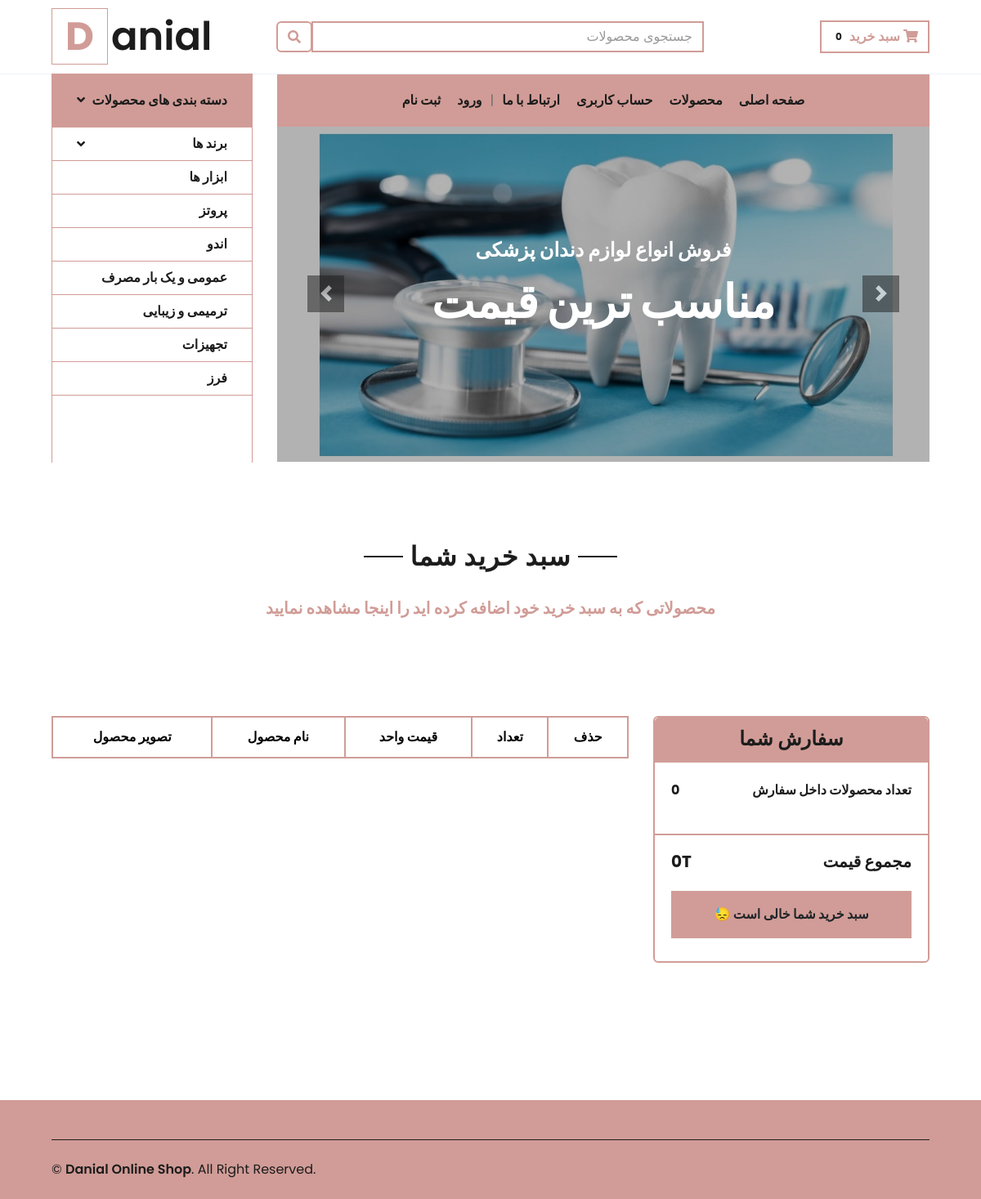
Page /cart/ on the committed database.
### main/models.py (models this page shows, shortened)
class Category(models.Model):
    name = models.CharField(max_length=100)
    class Meta:
        verbose_name = "دسته بندی"
        verbose_name_plural = "دسته بندی ها"

### shoppingcart/views.py (the view)
# urls.py: path('', views.cart_summary, name='cart_summary'),
def cart_summary(request):
    cart = Cart(request)
    cart_products = cart.get_prods()
    quantities = cart.get_quants()
    total_price = cart.get_total()
    info = {
        'products':cart_products,
        'quantities':quantities,
        'total_price':total_price
    }
    return render(request, 'cart_summary.html', info)

### main/context_processors.py (called while the page is built)
def categories(request):
    all_cats = Category.objects.all()
    info = {'categories':all_cats}
    return info

def brands(request):
    all_brands = Brand.objects.all()
    info = {'brands':all_brands}
    return info

def cart(request):
    return {'cart':Cart(request)}

### main/templatetags/my_filters.py (called while the page is built)
@register.filter
def my_intcomma(value):
    try:
        value = float(value)
    except (ValueError, TypeError):
        return value
    if value.is_integer():
        value = int(value)
    return f"{value:,}"

### shoppingcart/cart.py (called while the page is built, shortened)
    def __len__(self):
        return len(self.cart)

    def get_prods(self):
        product_ids = self.cart.keys()
        products = Product.objects.filter(id__in=product_ids)
        return products

    def get_quants(self):
        quantities = self.cart
        return quantities

    def get_total(self):
        product_ids = self.cart.keys()
        products = Product.objects.filter(id__in=product_ids)
        total=0
        return total

### shoppingcart/templates/cart_summary.html (shortened to what this page needs)
{% extends 'base.html' %}
{% load static %}
{% load humanize %}
{% load my_filters %}
{% block content %}
<main>
    <body>
        <div class="container-fluid pt-5">
            <div class="text-center mb-4">
                <h2 class="section-title px-5"><span class="px-2">سبد خرید شما</span></h2>
            </div>
            <div class="text-center mb-4">
                <h5 class="text-primary"><span class="px-2"><strong>محصولاتی که به سبد خرید خود اضافه کرده اید را اینجا مشاهده نمایید</strong></span></h5>
            </div>
        </div>
        <br><br>
        <div class="container-fluid pt-5">
            <div class="row px-xl-5">
                <div class="col-lg-8 table-responsive mb-5">
                    <table class="table table-bordered text-center mb-0">
                        <thead class="bg-secondary text-dark">
                            <tr>
                                <th class="border-primary border-2">تصویر محصول</th>
                                <th class="border-primary border-2">نام محصول</th>
                                <th class="border-primary border-2">قیمت واحد</th>
                                <th class="border-primary border-2">تعداد</th>
                                <th class="border-primary border-2">حذف</th>
                            </tr>
                        </thead>
                    </table>
                </div>
                <div class="col-lg-4">
                    <div class="card border-primary border-2 mb-5">
                        <div class="card-header bg-primary border-primary border-2 text-center">
                            <h4 class="font-weight-semi-bold m-0">سفارش شما</h4>
                        </div>
                        <div class="card-body">
                            <div class="d-flex justify-content-between mb-3 pt-1" dir="rtl">
                                <h6 class="font-weight-medium"><strong>تعداد محصولات داخل سفارش</strong></h6>
                                <h6 class="font-weight-medium"><strong>{{ cart|length }}</strong></h6>
                            </div>
                        </div>
                        <div class="card-footer border-primary border-2 bg-transparent">
                            <div class="d-flex justify-content-between mt-2" dir="rtl">
                                <h5 class="font-weight-bold">مجموع قیمت</h5>
                                <h5 class="font-weight-bold">{{ total_price|my_intcomma }}T</h5>
                            </div>
                            {% if products %}
                            <a href="{% url 'cart_finalcheck' %}" class="btn btn-block btn-primary my-3 py-3 border-primary border-3"><strong>تایید نهایی</strong></a>
                            {% else %}
                            <h6 class="btn btn-block btn-primary my-3 py-3" dir="rtl"><strong>سبد خرید شما خالی است &#128531;</strong></h6>
                            {% endif %}
                        </div>
                    </div>
                </div>
            </div>
        </div>
         <br><br><br>
    </body>
</main>
{% endblock %}

### main/templates/base.html (shortened to what this page needs)
{% load static %}
<!DOCTYPE html>
<html lang="en">
<head>
    <link href="https://cdn.jsdelivr.net/npm/bootstrap@5.3.8/dist/css/bootstrap.min.css" rel="stylesheet">
    <link href="https://cdnjs.cloudflare.com/ajax/libs/font-awesome/5.10.0/css/all.min.css" rel="stylesheet">
    <link href="{% static 'lib/owlcarousel/assets/owl.carousel.min.css' %}" rel="stylesheet">
    <link href="{% static 'css/style.css' %}" rel="stylesheet">
</head>
<body class="bg-light">
    <div class="container-fluid">
        <div class="row align-items-center py-3 px-xl-5">
            <div class="col-lg-3 d-none d-lg-block">
                <a href="" class="text-decoration-none">
                    <h1 class="m-0 display-5 font-weight-semi-bold"><span class="text-primary font-weight-bold border-primary border px-3 mr-1">D</span>anial</h1>
                </a>
            </div>
            <div class="col-lg-6 col-6 text-left" dir="rtl">
                <form action="{% url 'search_products' %}" method="POST">
                    <div class="input-group">
                        <input type="text" class="form-control border-primary border-2" placeholder="جستجوی محصولات" name="searched">
                        <div class="input-group-append">
                            <button type="submit" class="input-group-text bg-transparent text-primary border-primary border-2">
                                <i class="fa fa-search"></i>
                            </button>
                        </div>
                    </div>
                </form>
            </div>
            <div class="col-lg-3 col-6 text-right" dir="rtl">
                <a href="{% url 'cart_summary' %}" class="btn border-primary border-2">
                    <i class="fas fa-shopping-cart text-primary"><strong>  سبد خرید</strong></i>
                    <span class="badge text-dark">{{ cart|length }}</span>
                </a>
            </div>
        </div>
    </div>
    <div class="container-fluid mb-5">
        <div class="row border-top px-xl-5">
            <div class="col-lg-3 d-none d-lg-block" dir="rtl">
                <a class="btn shadow-none d-flex align-items-center justify-content-between bg-primary text-white w-100" data-toggle="collapse" href="#navbar-vertical" style="height: 65px; margin-top: -1px; padding: 0 30px;">
                    <h6 class="m-0"><strong>دسته بندی های محصولات</strong></h6>
                    <i class="fa fa-angle-down text-dark"></i>
                </a>
                <nav class="collapse show navbar navbar-vertical navbar-light align-items-start p-0 border border-primary border-bottom-0" id="navbar-vertical">
                    <div class="navbar-nav w-100 overflow-hidden text-right" style="height: 410px" >
                        <div class="nav-item dropdown ">
                            <a href="#" class="nav-link border-primary" data-toggle="dropdown">
                                <i class="fa fa-angle-down float-left mt-1 fa"></i>
                                <strong>برند ها</strong>
                            </a>
                        </div>
                        {% for cat in categories %}
                           <a href="{% url 'category' cat.name %}" class="nav-item nav-link border-primary"><strong>{{ cat.name }}</strong></a>
                        {% endfor %}
                    </div>
                </nav>
            </div>
            <div class="col-lg-9">
                <nav class="navbar navbar-expand-lg bg-light navbar-light py-3 py-lg-0 px-0" dir="rtl">
                    <div class=" collapse navbar-collapse justify-content-between bg-primary w-100 " id="navbarCollapse">
                        <div class="navbar-nav mr-auto py-0">
                            <a href="{% url 'home' %}" class="nav-item nav-link bg-primary"><strong>صفحه اصلی</strong></a>
                            <a href="{% url 'products' %}" class="nav-item nav-link bg-primary"><strong>محصولات</strong></a>
                            <a href="{% url 'profile_user' %}" class="nav-item nav-link bg-primary"><strong>حساب کاربری</strong></a>
                            <a href="{% url 'contactus' %}" class="nav-item nav-link bg-primary"><strong>ارتباط با ما</strong></a>
                        </div>
                        |
                        <div class="navbar-nav ml-auto py-0">
                            {% if user.is_authenticated %}
                            <a href="{% url 'logout' %}" class="nav-item nav-link bg-primary"><strong>خروج از حساب</strong></a>
                            {% else %}
                            <a href="{% url 'login_page' %}" class="nav-item nav-link bg-primary"><strong>ورود</strong></a>
                            <a href="{% url 'signup' %}" class="nav-item nav-link bg-primary"><strong>ثبت نام</strong></a>
                            {% endif %}
                        </div>
                    </div>
                </nav>
                <div id="header-carousel" class="carousel slide" data-ride="carousel">
                    <div class="carousel-inner">
                        <div class="carousel-item active" style="height: 410px;">
                            <img class="img-fluid" src="{% static 'img/dentist-navbar-pic.jpg' %}" alt="Image">
                            <div class="carousel-caption d-flex flex-column align-items-center justify-content-center">
                                <div class="p-3" style="max-width: 700px;">
                                    <h4 class="text-light text-uppercase font-weight-medium mb-3"><strong>فروش انواع
                                            لوازم
                                            دندان پزشکی</strong></h4>
                                    <h3 class="display-4 text-white font-weight-semi-bold mb-4"><strong>مناسب ترین
                                            قیمت</strong></h3>
                                </div>
                            </div>
                        </div>
                    </div>
                    <a class="carousel-control-prev" href="#header-carousel" data-slide="prev">
                        <div class="btn btn-dark" style="width: 45px; height: 45px;">
                            <span class="carousel-control-prev-icon mb-n2"></span>
                        </div>
                    </a>
                    <a class="carousel-control-next" href="#header-carousel" data-slide="next">
                        <div class="btn btn-dark" style="width: 45px; height: 45px;">
                            <span class="carousel-control-next-icon mb-n2"></span>
                        </div>
                    </a>
                </div>
            </div>
        </div>
    </div>
    {% block content %}
    {% endblock %}
    <div class="container-fluid bg-primary text-dark mt-5 pt-5">
        <div class="row border-top border-dark border-1 mx-xl-5 py-4">
            <div class="col-md-6 px-xl-0">
                <p class="mb-md-0 text-center text-md-left text-dark">
                    &copy; <a class="text-dark font-weight-semi-bold" href="#">Danial Online Shop</a>. All Right
                    Reserved.
                </p>
            </div>
        </div>
    </div>
</body>

### rows in the picture
Category: name "ابزار ها"
Category: name "پروتز"
Category: name "اندو"
Category: name "عمومی و یک بار مصرف"
Category: name "ترمیمی و زیبایی"
Category: name "تجهیزات"
Category: name "فرز"

### other values in the picture
{{ cart|length }} "0"
{{ total_price|my_intcomma }} "0"
